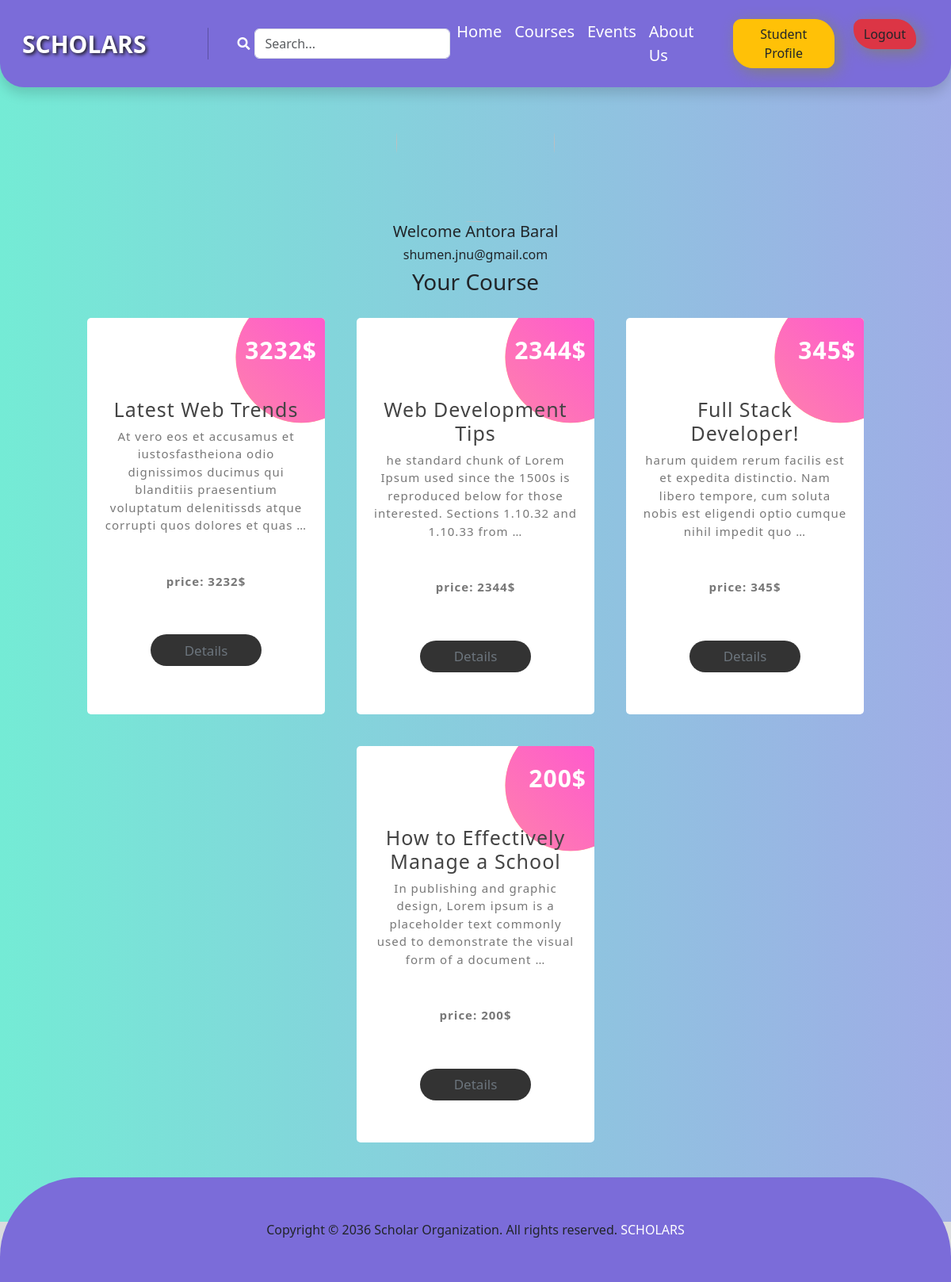
Page /course/student/ (signed in) on the earlier database version.
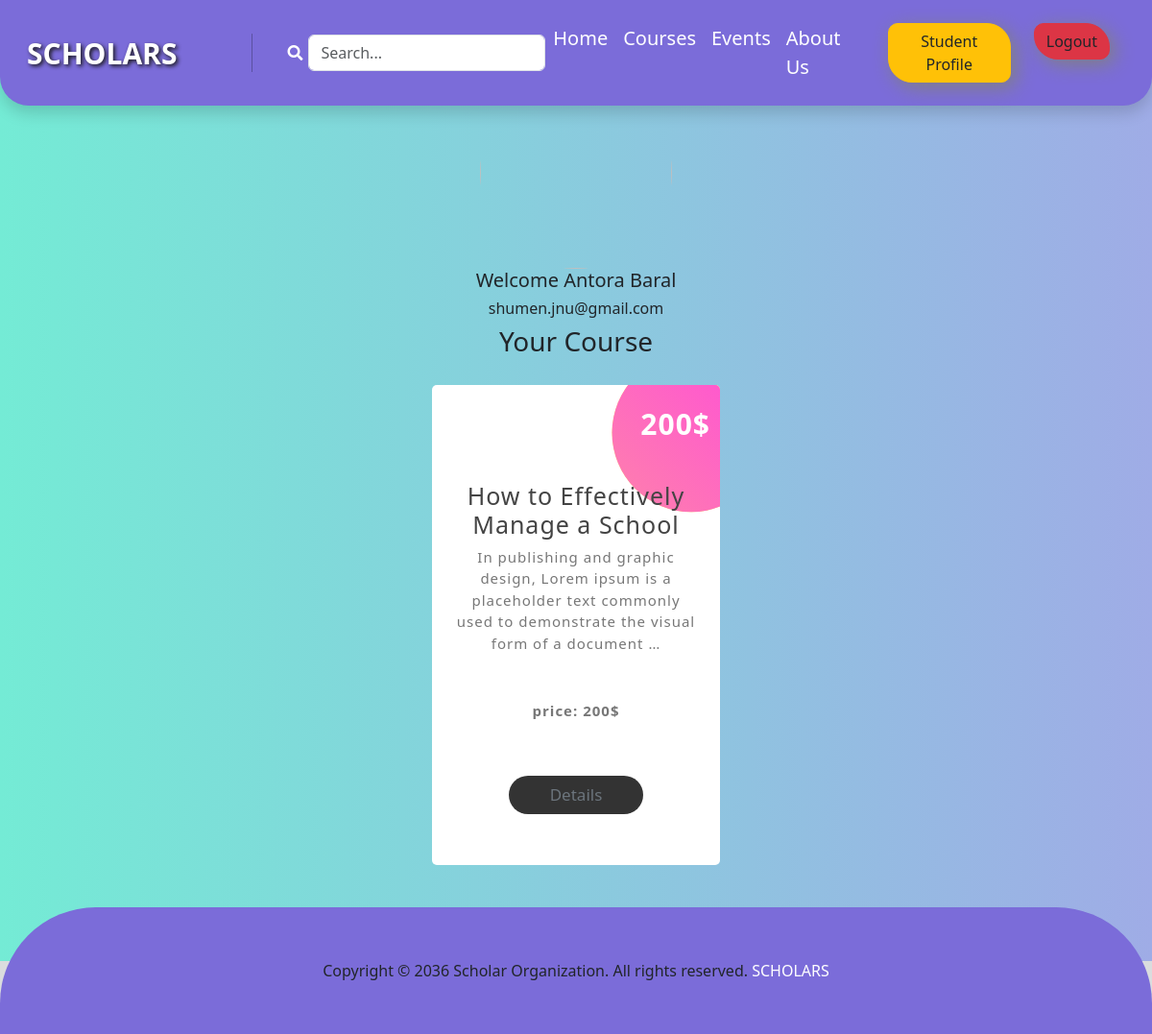
Same page on the later database version.
### Course/models.py (models this page shows, shortened)
class EnrolledCourse(models.Model):
    user = models.ForeignKey(User,on_delete=models.CASCADE)
    date = models.DateTimeField(auto_now_add=True)
    courses = models.ForeignKey(AddCourse,on_delete=models.CASCADE)

class AddCourse(models.Model):
    teacher = models.ForeignKey(User, on_delete=models.CASCADE,related_name='teacher' )
    Course_Title  = models.CharField(max_length=100)
    price = models.DecimalField(max_digits=10, decimal_places=0 , null=True)
    Content = models.TextField()
    Type = models.ForeignKey(Type,on_delete=models.CASCADE)
    image = models.ImageField(upload_to='Course/media/uploads/', blank = True, null = True)

### Course/views.py (the view)
# urls.py: path('student/',views.StudentView.as_view(),name='student')
class StudentView(LoginRequiredMixin, ListView):
    model = models.EnrolledCourse
    template_name = 'StudentDashboard.html'
    context_object_name = 'enrolled'
    def get_queryset(self):
        user_id = self.request.user.id
        queryset =  models.EnrolledCourse.objects.filter(user_id=user_id)
        return queryset

### Course/templates/StudentDashboard.html
{% extends "base.html" %}
{% load static %}
{% block content %}
<section class='teacher_container hightContainer'>
    <div class='d-flex justify-content-center'>
        <img class='teacher-logo' src="{% static "img/studentlife.webp" %}" alt="">
    </div>
    <h5 class='text-center'>Welcome {{request.user.first_name}} {{request.user.last_name}} </h5>
    <h6 class='text-center'>{{ request.user.email }}</h6>
    <h3 class='text-center'>Your Course  </h3>
    <div class="Card_container">
        {% for i in enrolled %}
        <div class="box">
            <h3>{{i.courses.Course_Title}}</h3>
            <p class="">{{i.courses.Content|truncatewords:21}}</p>
            <p class=" fw-bold mt-5">price: {{i.courses.price}}$</p>
            <div class='d-flex justify-content-center gap-1'>
                <button><a class='text-decoration-none text-secondary' href="{% url "details_view" i.courses.id %}"> Details</a></button>
            </div>
            <span class='count'>{{i.courses.price}}$</span>
          </div>
        {% endfor %}
      </div>
</section>
{% endblock content %}

Differences in the rows shown:
removed EnrolledCourse: courses.Course_Title "Latest Web Trends", courses.Content "At vero eos et accusamus et iustosfastheiona odio dignissimos ducimus qui blanditiis praesentium voluptatum delenitissds atque corrupti quos dolores et quas …", courses.price "3232"
removed EnrolledCourse: courses.Course_Title "Web Development Tips", courses.Content "he standard chunk of Lorem Ipsum used since the 1500s is reproduced below for those interested. Sections 1.10.32 and 1.10.33 from …", courses.price "2344"
removed EnrolledCourse: courses.Course_Title "Full Stack Developer!", courses.Content "harum quidem rerum facilis est et expedita distinctio. Nam libero tempore, cum soluta nobis est eligendi optio cumque nihil impedit quo …", courses.price "345"
